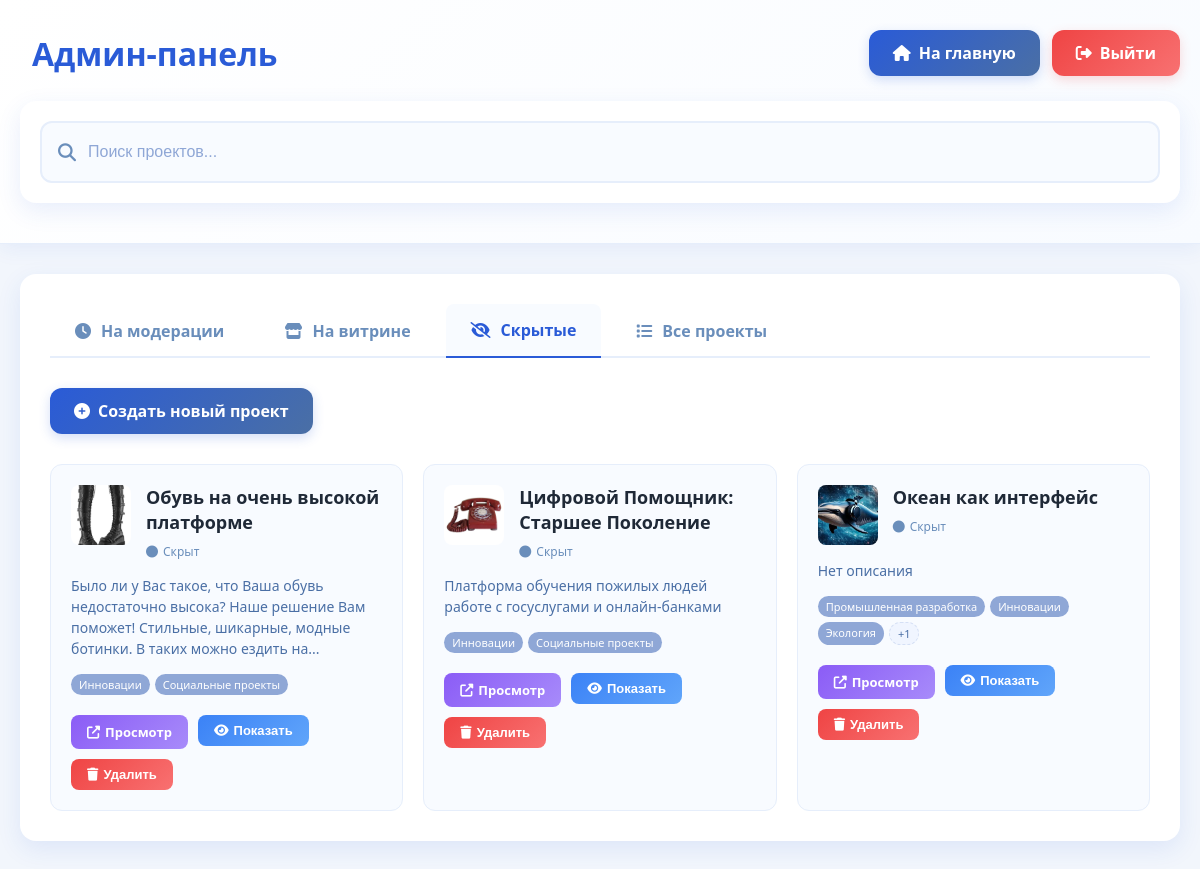
The app's page /admin?status=hidden (signed in) with its own data.
### tables this page shows
CREATE TABLE "projects" (
                id INTEGER PRIMARY KEY AUTOINCREMENT,
                title TEXT NOT NULL,
                short_description TEXT, 
                description TEXT,
                logo_storage_name TEXT,
                status TEXT DEFAULT 'pending',
                created_at DATETIME DEFAULT CURRENT_TIMESTAMP
            );

### app.py (the view)
@app.route("/admin")
def admin():
    if not is_admin_logged_in():
        return redirect(url_for('admin_login'))
    status_filter = request.args.get('status', 'moderation')
    conn = get_db_connection()
    cur = conn.cursor()
    if status_filter == 'all':
        query = """
            SELECT p.id, p.title, p.short_description, p.description, p.logo_storage_name,
                p.status, p.created_at, -- Добавьте эту строку
                GROUP_CONCAT(t.name, ',') as tags
            FROM projects p
            LEFT JOIN project_tags ptg ON p.id = ptg.project_id
            LEFT JOIN tags t ON ptg.tag_id = t.id
            GROUP BY p.id
            ORDER BY p.id DESC
        """
        params = []
    else:
        query = """
            SELECT p.id, p.title, p.short_description, p.description, p.logo_storage_name,
                   p.status,
                   GROUP_CONCAT(t.name, ',') as tags
            FROM projects p
            LEFT JOIN project_tags ptg ON p.id = ptg.project_id
            LEFT JOIN tags t ON ptg.tag_id = t.id
            WHERE p.status = ?
            GROUP BY p.id
            ORDER BY p.id DESC
        """
        params = [status_filter]
    cur.execute(query, params)
    projects = cur.fetchall()
    conn.close()
    projects_list = []
    for p in projects:
        p_dict = dict(p)
        if p_dict.get('tags'):
            tags_str = p_dict['tags'] if p_dict['tags'] else ''
            p_dict['tags'] = [{'name': t.strip()} for t in tags_str.split(',') if t.strip()]
        else:
            p_dict['tags'] = []
        projects_list.append(p_dict)
    return render_template("admin.html", projects=projects_list, status_filter=status_filter)

### app.py (called while the page is built)
def get_db_connection():
    conn = sqlite3.connect(DB_PATH, timeout=30, check_same_thread=False)
    conn.row_factory = sqlite3.Row
    conn.create_function("LOWER", 1, lambda s: s.lower() if s else s)
    conn.execute('PRAGMA foreign_keys = ON;')
    return conn

def is_admin_logged_in():
    return session.get('admin_logged_in', False)

### templates/admin.html (shortened to what this page needs)
<!DOCTYPE html>
<html lang="ru">
<head>
    <link rel="stylesheet" href="{{ url_for('static', filename='css/style.css') }}">
    <link rel="stylesheet" href="{{ url_for('static', filename='css/admin-styles.css') }}">
    <link rel="stylesheet" href="https://cdnjs.cloudflare.com/ajax/libs/font-awesome/6.4.0/css/all.min.css">
</head>
<body>
<header class="header">
    <div class="container">
        <div class="header-top">
            <h1 class="title"> Админ-панель</h1>
            <div class="header-buttons">
                <a href="{{ url_for('index') }}" class="back-to-main-btn">
                    <i class="fas fa-home"></i>
                    На главную
                </a>
                <a href="{{ url_for('admin_logout') }}" class="logout-btn">
                    <i class="fas fa-sign-out-alt"></i>
                    Выйти
                </a>
            </div>
        </div>
        <div class="search-section">
            <form method="GET" action="{{ url_for('admin') }}" class="search-form" id="searchForm">
                <div class="search-box">
                    <i class="fas fa-search"></i>
                    <input type="text" name="search" placeholder="Поиск проектов..."
                           value="{{ request.args.get('search', '') }}" id="searchInput"
                           autocomplete="off">
                </div>
            </form>
        </div>
    </div>
</header>
<main class="main">
    <div class="container">
        <div class="admin-container">
            <div class="admin-tabs">
                <a href="{{ url_for('admin', status='moderation') }}"
                   class="tab-btn {% if status_filter == 'moderation' %}active{% endif %}">
                    <i class="fas fa-clock"></i>
                    На модерации
                </a>
                <a href="{{ url_for('admin', status='posted') }}"
                   class="tab-btn {% if status_filter == 'posted' %}active{% endif %}">
                    <i class="fas fa-store"></i>
                    На витрине
                </a>
                <a href="{{ url_for('admin', status='hidden') }}"
                   class="tab-btn {% if status_filter == 'hidden' %}active{% endif %}">
                    <i class="fas fa-eye-slash"></i>
                    Скрытые
                </a>
                <a href="{{ url_for('admin', status='all') }}"
                   class="tab-btn {% if status_filter == 'all' %}active{% endif %}">
                    <i class="fas fa-list"></i>
                    Все проекты
                </a>
            </div>
            <div class="admin-actions">
                <a href="{{ url_for('admin_forms') }}" class="create-project-btn">
                    <i class="fas fa-plus-circle"></i>
                    Создать новый проект
                </a>
            </div>
            <div class="admin-projects">
                {% if projects %}
                <div class="projects-grid" id="projectsGrid">
                    {% for project in projects %}
                    <div class="admin-project-card searchable-card"
                         data-title="{{ project.title|lower }}"
                         data-description="{{ project.short_description|default('', true)|lower }}"
                         data-tags="{% if project.tags %}{% for tag in project.tags %}{{ tag.name|lower }} {% endfor %}{% endif %}"
                         data-status="{{ project.status }}">
                        <div class="project-card-header">
                            {% if project.logo_storage_name %}
                            <div class="project-logo-small"
                                 style="background-image: url('{{ url_for('uploaded_file', filename=project.logo_storage_name) }}');">
                            </div>
                            {% else %}
                            <div class="project-logo-small">
                                <i class="fas fa-project-diagram"></i>
                            </div>
                            {% endif %}
                            <div class="project-header-info">
                                <h3 class="searchable-title">{{ project.title }}</h3>
                                <div class="project-meta">
                                    <span class="project-status status-{{ project.status }}">
                                        <i class="fas fa-circle"></i>
                                        {% if project.status == 'moderation' %}На модерации
                                        {% elif project.status == 'posted' %}На витрине
                                        {% elif project.status == 'hidden' %}Скрыт
                                        {% elif project.status == 'pending' %}Черновик
                                        {% else %}{{ project.status }}{% endif %}
                                    </span>
                                </div>
                            </div>
                        </div>
                        <div class="project-card-body">
                            <p class="project-short-description searchable-description">
                                {{ project.short_description|truncate(150) if project.short_description else 'Нет
                                описания' }}
                            </p>
                            {% if project.tags %}
                            <div class="project-tags-small">
                                {% for tag in project.tags[:3] %}
                                <span class="tag-small searchable-tag">{{ tag.name }}</span>
                                {% endfor %}
                                {% if project.tags|length > 3 %}
                                <span class="tag-more">+{{ project.tags|length - 3 }}</span>
                                {% endif %}
                            </div>
                            {% endif %}
                        </div>
                        <div class="project-card-actions">
                            <a href="{{ url_for('project_view', project_id=project.id) }}"
                               class="action-btn view-btn" target="_blank">
                                <i class="fas fa-external-link-alt"></i> Просмотр
                            </a>
                            {% if project.status == 'moderation' %}
                            <form method="POST" action="{{ url_for('admin_approve', project_id=project.id) }}"
                                  style="display: inline;">
                                <button type="submit" class="action-btn approve-btn"
                                        onclick="return confirm('Одобрить проект и опубликовать на витрине?')">
                                    <i class="fas fa-check"></i> Одобрить
                                </button>
                            </form>
                            <form method="POST" action="{{ url_for('admin_delete', project_id=project.id) }}"
                                  style="display: inline;">
                                <button type="submit" class="action-btn delete-btn"
                                        onclick="return confirm('Удалить проект безвозвратно?')">
                                    <i class="fas fa-trash"></i> Удалить
                                </button>
                            </form>
                            {% elif project.status == 'hidden' %}
                            <form method="POST" action="{{ url_for('admin_post', project_id=project.id) }}"
                                  style="display: inline;">
                                <button type="submit" class="action-btn show-btn"
                                        onclick="return confirm('Опубликовать проект на витрине?')">
                                    <i class="fas fa-eye"></i> Показать
                                </button>
                            </form>
                            <form method="POST" action="{{ url_for('admin_delete', project_id=project.id) }}"
                                  style="display: inline;">
                                <button type="submit" class="action-btn delete-btn"
                                        onclick="return confirm('Удалить проект безвозвратно?')">
                                    <i class="fas fa-trash"></i> Удалить
                                </button>
                            </form>
                            {% endif %}
                        </div>
                    </div>
                    {% endfor %}
                </div>
                {% endif %}
            </div>
        </div>
    </div>
</main>
</body>
</html>

### static/css/style.css (style rules this page uses)
* { box-sizing: border-box; }
body { margin: 0; font-family: 'Segoe UI', Tahoma, Geneva, Verdana, sans-serif; background: #f2f6fc; color: #1f2937; }
.container { max-width: 1400px; margin: 0 auto; padding: 0 20px; }
.header { background: linear-gradient(135deg, #ffffff 0%, #f8fbff 100%); padding: 30px 0 20px; border-bottom: 1px solid #e6eefb; box-shadow: 0 4px 20px rgba(42, 91, 215, 0.08); }
.header-top { display: flex; justify-content: space-between; align-items: center; margin-bottom: 25px; gap: 20px; }
.title { margin: 0; font-size: 32px; color: #2a5bd7; display: flex; align-items: center; gap: 12px; font-weight: 700; flex: 1; }
.header-buttons { display: flex; gap: 12px; }
.search-section { background: white; padding: 20px; border-radius: 16px; box-shadow: 0 8px 24px rgba(42, 91, 215, 0.1); margin-bottom: 20px; }
.search-form { position: relative; }
.search-box { display: flex; align-items: center; gap: 12px; background: #f8fbff; border: 2px solid #e6eefb; border-radius: 12px; padding: 8px 16px; margin-bottom: 16px; transition: all 0.3s ease; }
.search-box i { color: #6A8EBB; font-size: 18px; }
.search-box input { flex: 1; border: none; background: transparent; padding: 12px 0; font-size: 16px; color: #1f2937; outline: none; width: 100%; }
.search-box input::placeholder { color: #8FA7D6; }
.admin-actions { display: flex; gap: 15px; margin-bottom: 30px; flex-wrap: wrap; }

### records on screen
projects: logo_storage_name (picture), title "Обувь на очень высокой платформе", status "Скрыт", short_description "Было ли у Вас такое, что Ваша обувь недостаточно высока? Наше решение Вам поможет! Стильные, шикарные, модные ботинки. В таких можно ездить на...", name "Инновации" "Социальные проекты"
projects: logo_storage_name (picture), title "Цифровой Помощник: Старшее Поколение", status "Скрыт", short_description "Платформа обучения пожилых людей работе с госуслугами и онлайн-банками", name "Инновации" "Социальные проекты"
projects: logo_storage_name (picture), title "Океан как интерфейс", status "Скрыт", short_description "Нет описания", name "Промышленная разработка" "Инновации" "Экология", tags|length "1"
